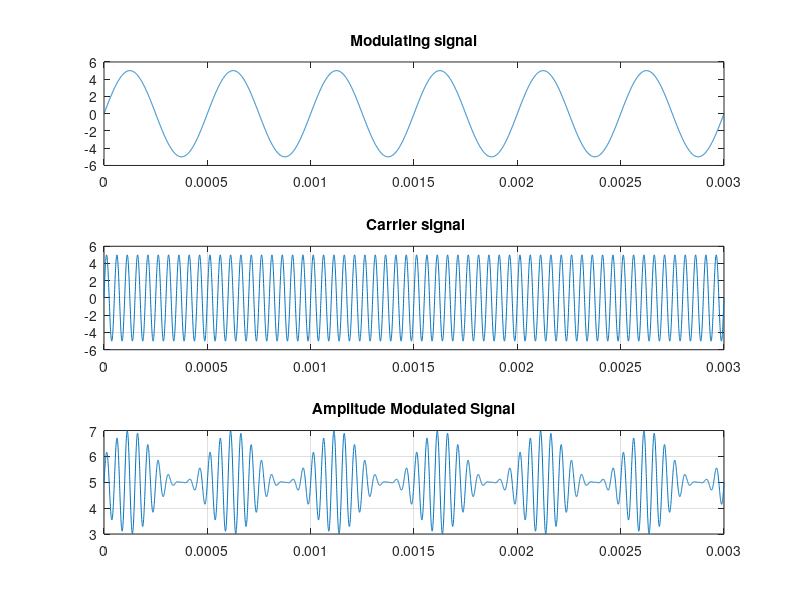

Write the MATLAB code that produced this figure.
clc;
close all;
clear all;
m=1;
Am=5; 
fa=2000; 
Ta=1/fa;
t=0:Ta/999:6*Ta;
ym=Am*sin(2*pi*fa*t);
figure (1)
subplot (3,1,1);
plot(t,ym)
title ('Modulating signal')

Ac=Am/m;
fc=fa*10;
Tc=1/fc;
yc=Ac*sin(2*pi*fc*t);
subplot (3,1,2)
plot(t, yc)
grid on;
title(' Carrier signal');
%AM Modulation
y=Ac+(1+m*sin(2*pi*fa*t)).*sin(2*pi*fc*t);
subplot (3,1,3)
plot (t,y)
title('Amplitude Modulated Signal')
grid on